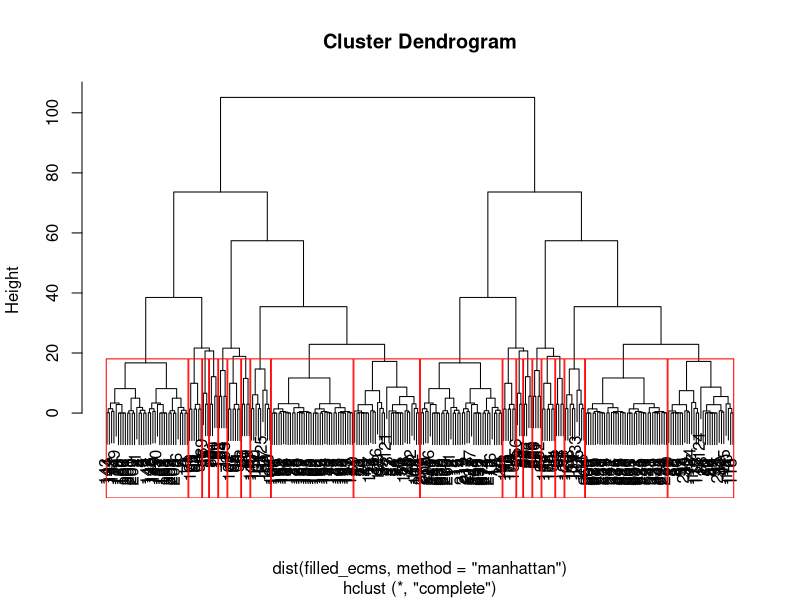
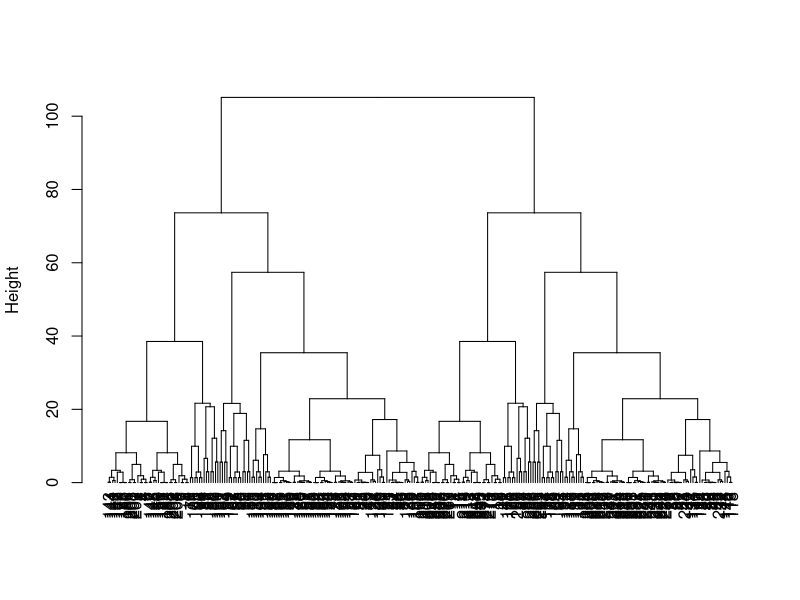
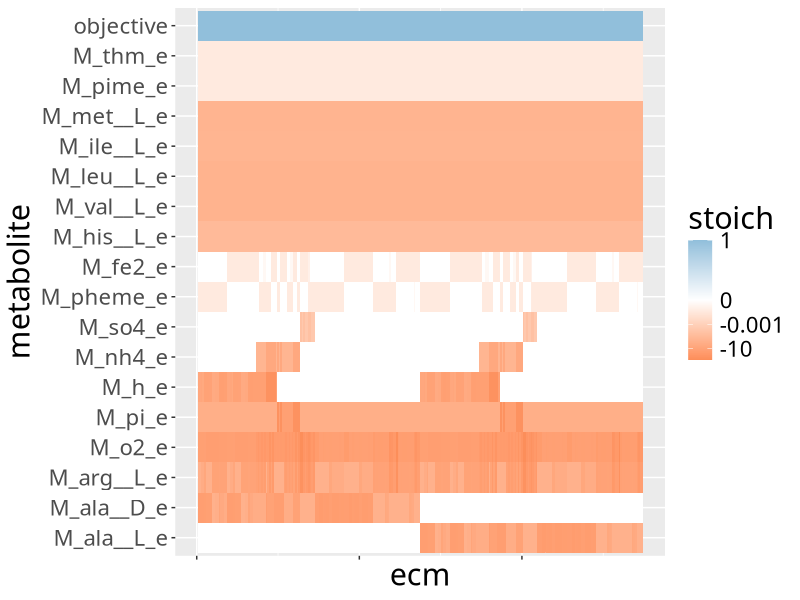

Write R code to recreate these figures, in order.
require('tidyverse')
library("RColorBrewer")

log_shift = 1.1
shift_pos = 23

# Read the ECMs as row vectors (R convention), and add column names for each metabolite
ecms <- read.csv('data/iIT341_allsubstrates_to_biomass.csv', header=TRUE)

# Drop uninteresting ECMs
interesting_ecms <- ecms %>%
  filter(objective > 0)

# Drop unused metabolites, and empty ECMs (they are normally not present to begin with)
col_sums <- colSums(interesting_ecms)
row_sums <- rowSums(interesting_ecms)
col_indices <- col_sums != 0
row_indices <- row_sums != 0
filled_ecms <- interesting_ecms[row_indices,col_indices] %>%
  apply(1, function(x){x / x['objective']}) %>%
  t() %>%
  as.data.frame()
rownames(filled_ecms) <- 1:nrow(filled_ecms)

# Log-scale all coefficients except for objective coefficients. Then shift numbers such that they are all negative again
max_neg = max(filled_ecms[filled_ecms<0])
filled_ecms[filled_ecms<0] <- -log(-filled_ecms[filled_ecms<0]) + log_shift * log(-max_neg)

# Shift positive numbers too, to better use colourscale
filled_ecms[filled_ecms>0] <- filled_ecms[filled_ecms>0]*shift_pos

row_clust <- hclust(dist(filled_ecms,method='manhattan'), method = "complete") # clustering

row.order <- row_clust$order

plot(row_clust) # display dendogram
groups <- cutree(row_clust, k=20) # cut tree into 5 clusters
# draw dendogram with red borders around the 5 clusters
rect.hclust(row_clust, k=20, border="red")
# Convert hclust into a dendrogram and plot
hcd <- as.dendrogram(row_clust)
# Default plot
plot(hcd, type = "rectangle", ylab = "Height")

# Cluster metabolites
col.order <- hclust(dist(t(filled_ecms),method='manhattan'), method = "complete")$order
ordered_metabs <- attributes(filled_ecms)$names[col.order]
man_ordered_metabs <- c("M_ala__L_e","M_ala__D_e","M_arg__L_e","M_o2_e","M_pi_e","M_h_e","M_nh4_e","M_so4_e","M_pheme_e",
                        "M_fe2_e","M_his__L_e", "M_val__L_e","M_leu__L_e", "M_ile__L_e", "M_met__L_e","M_pime_e","M_thm_e","objective")

# Order ECMs according to clustering
clustered_ecms <- filled_ecms[row.order,] %>%
  as.data.frame() %>%
  mutate(ecm=1:n()) %>%
  gather('metabolite', 'stoich', -ecm)

# Order metabolites according to clustering
clustered_ecms$metabolite <- factor(clustered_ecms$metabolite,
                                                levels=man_ordered_metabs)

inv_get_labels <- function(orig){
  result = rep(NA,length(orig))
  for(i in 1:length(orig)){
    if (orig[i]<0){
      result[i] = -log(-orig[i]) + log_shift*log(-max_neg)
    }else if(orig[i]>0){
      result[i] = orig[i]*shift_pos
    }else{
      result[i] = 0
    }
  }
  result
}

paper_colors = brewer.pal(3, 'RdYlBu')

# Render clusters
clustered_ecms %>%
  ggplot(aes(x=ecm, y=metabolite, fill=stoich)) +
  geom_tile() +
  scale_fill_gradient2(midpoint = 0, low = paper_colors[1], mid = "white",
                       high = paper_colors[3], space = "Lab", breaks=inv_get_labels(c(-10,-.001,0,1)),
                       labels=as.character(c(-10,-1e-3,0,1),format='e'),
                       na.value='white',
                       guide=guide_colorbar(label.theme = element_text(family='Calibri',size=16), 
                                            title.theme = element_text(family='Calibri',size=22))) +
  geom_raster() +
  theme(axis.title.x = element_text(family='Calibri', size=22),
        axis.title.y = element_text(family='Calibri', size=22),
        axis.text.y = element_text(angle = 0, hjust = 1, family='Calibri', size=16),
        axis.text.x = element_blank())
